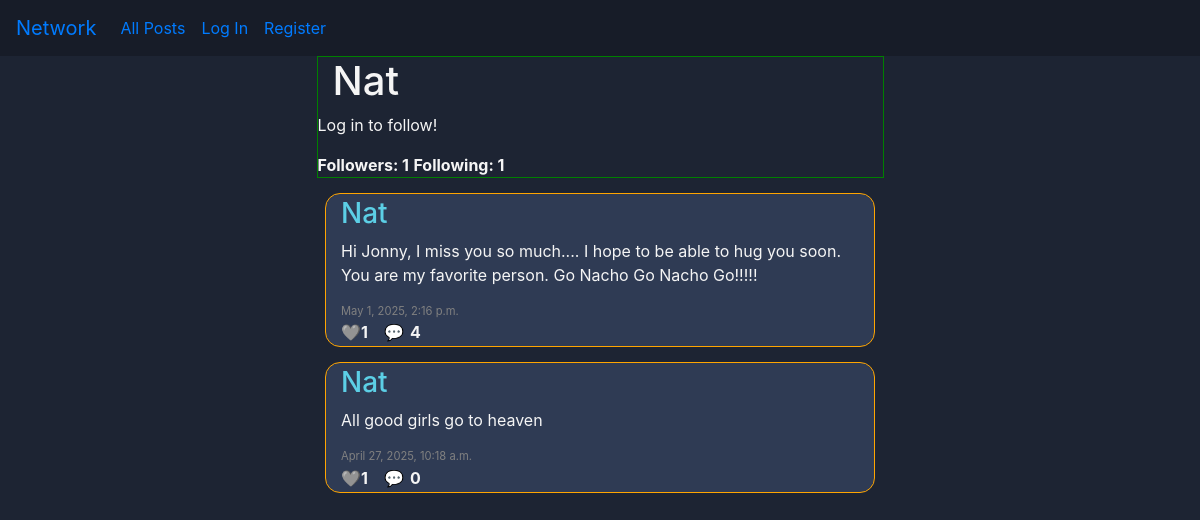
Screenshot of /profile/Nat with the database file from the repository.
### network/models.py (models this page shows, shortened)
class User(AbstractUser):
    pass

class Profile(models.Model):
    user = models.OneToOneField(User, on_delete=models.CASCADE)
    following = models.ManyToManyField("self", symmetrical=False, blank=True, related_name="followers")
    saved_posts = models.ManyToManyField("Post", blank=True, related_name="saved_by_profiles")
    profile_picture = models.ImageField(upload_to='profile_pics/', blank=True, null=True) # TODO
    profile_picture_url = models.URLField(blank=True, null=True) # TODO
    bio = models.CharField(max_length=512, null=True, blank=True) # TODO
    @property
    def following_count(self):
        return self.following.count()
    @property
    def follower_count(self):
        return self.followers.count()

class Post(models.Model):
    profile = models.ForeignKey("Profile", on_delete=models.CASCADE)
    content = models.TextField(max_length=512, blank=False, null=False)
    likes = models.ManyToManyField("Profile", blank=True, related_name="liked_posts")
    timestamp = models.DateTimeField(auto_now_add=True)
    edited_timestamp = models.DateTimeField(auto_now_add=False, null=True) # TODO
    @property
    def like_count(self):
        return self.likes.count()
    @property
    def comment_count(self):
        return self.comment_set.count()

### network/views.py (the view)
# urls.py: path("profile/<str:username>", views.profile, name="profile"),
def profile(request, username):
    try:
        user_obj = User.objects.get(username=username)
    except User.DoesNotExist:
        pass # TODO render error page
    is_following = None # Handle anonymous users
    if request.user.is_authenticated:
        is_following = user_obj.profile in request.user.profile.following.all()
    return post_paginator(
        request,
        query=user_obj.profile.post_set.select_related("profile").order_by("-timestamp"),
        template="network/profile.html",
        title=f"{user_obj.username}'s Profile",
        user_obj=user_obj,
        is_following=is_following
        )

### network/views.py (called while the page is built)
def post_paginator(request, query, template, title, **kwargs):
    paginator = Paginator(query, 10)
    page_number = request.GET.get("page")
    page_obj = paginator.get_page(page_number)
    return render(request, template, {
        "page_obj": page_obj,
        "title": title,
        **kwargs # Optional context arguments
    })

### network/templates/network/profile.html (shortened to what this page needs)
{% extends "network/layout.html" %}
{% load static %}
{% block body %}
    <div class="profile-card">
        <h1 class="header-txt">{{ user_obj.username }}</h1>
        {% if user.is_authenticated %}
            {% if user_obj.username != user.username %}
                <button class="btn btn-outline-primary"
                    id="toggle-follow-btn"
                    data-username="{{ user_obj.username }}"
                    data-isfollowing="{% if is_following %}true{% else %}false{% endif %}">
                    {% if is_following %}Unfollow{% else %}Follow{% endif %}</button>
            {% endif %}
        {% else %}
            <p class="alert-div">Log in to follow!</p>
        {% endif %}
        <strong id="follower-count">Followers: {{ user_obj.profile.follower_count }}</strong>
        <strong id="following-count">Following: {{ user_obj.profile.following_count }}</strong>
    </div>
    {% include "network/partials/load_posts.html" with page_obj=page_obj %}
{% endblock %}

### network/templates/network/layout.html (shortened to what this page needs)
{% load static %}
<!DOCTYPE html>
<html lang="en">
    <head>
        <link rel="stylesheet" href="https://stackpath.bootstrapcdn.com/bootstrap/4.4.1/css/bootstrap.min.css">
        <link href="{% static 'network/styles.css' %}" rel="stylesheet">
    </head>
    <body>
        <nav class="navbar navbar-expand-lg nav">
            <a class="navbar-brand" href="#">Network</a>
            <div>
              <ul class="navbar-nav mr-auto">
                <li class="nav-item">
                  <a class="nav-link" href="{% url 'index' %}">All Posts</a>
                </li>
                {% if user.is_authenticated %}
                    <li class="nav-item">
                        <a class="nav-link" href="{% url 'following_posts' %}">Following</a>
                    </li>
                    <li class="nav-item">
                        <a class="nav-link" href="{% url 'logout' %}">Log Out</a>
                    </li>
                {% else %}
                    <li class="nav-item">
                        <a class="nav-link" href="{% url 'login' %}">Log In</a>
                    </li>
                    <li class="nav-item">
                        <a class="nav-link" href="{% url 'register' %}">Register</a>
                    </li>
                {% endif %}
              </ul>
            </div>
          </nav>
        <div class="body">
            {% block body %}
            {% endblock %}
        </div>
    </body>
</html>

### network/templates/network/partials/load_posts.html (shortened to what this page needs)
<div class="posts-div">
    {% for post in page_obj %}
        <div class="post-div">
            <h3><a class="post-header-txt" href="{% url 'profile' username=post.profile.user.username %}">{{ post.profile.user.username }}</a></h3>
            <div class="post-text-div">
                <p class="post-text">{{ post.content }}</p>
            </div>
            <p class="timestamp-txt">{{ post.timestamp }}</p>
            <div class="post-interact-div">
                {% if user.is_authenticated %}
                    <button class="like-btn post-interact-btn" data-id="{{ post.id }}"
                    data-liked="{% if user in post.likes.all %}true{% else %}false{% endif %}">❤️</button>
                {% else %}
                    🩶
                {% endif %}
                <strong class="like-count count">{{ post.like_count }}</strong>
                <button class="comment-btn post-interact-btn">💬</button>
                <strong class="comment-count count">{{ post.comment_count }}</strong>
            </div>
        </div>
    {% endfor %}
</div>

### network/static/network/styles.css (style rules this page uses)
* { margin: 0; box-sizing: border-box; }
.nav { background-color: #171c28; }
.body { background-color: #1d2433; color: whitesmoke; display: flex; flex-direction: column; align-items: center; min-height: 100vh; }
.header-txt { align-self: flex-start; margin-left: 15px; width: 550px; }
.post-header-txt { color: #5ccfe6; }
.profile-card { border: 1px solid green; min-width: 550px; min-height: 100px; }
.post-div { border-radius: 15px; width: 550px; background-color: #2f3b54; margin-top: 15px; padding: 3px 0 1px 15px; border: 1px solid orange; }
.post-interact-div { width: 100%; display: inline-flex; align-items: center; }
.count { margin-right: 10px; }
.post-interact-btn { border: none; background-color: inherit; }
.timestamp-txt { font-size: 0.7rem; color: grey; margin: 0; }

### rows the page displays
User: username "Nat", profile.follower_count "1", profile.following_count "1"
Post: profile.user.username "Nat", content "Hi Jonny, I miss you so much.... I hope to be able to hug you soon. You are my favorite person. Go Nacho Go Nacho Go!!!!!", timestamp "May 1, 2025, 2:16 p.m.", like_count "1", comment_count "4"
Post: profile.user.username "Nat", content "All good girls go to heaven", timestamp "April 27, 2025, 10:18 a.m.", like_count "1", comment_count "0"
